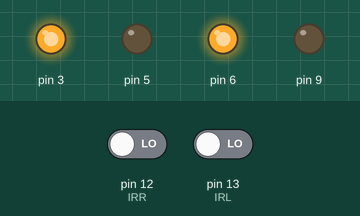
This sketch was run on a simulated Arduino Uno, built with avr-gcc and run on an emulated ATmega328P. Shown: output pins drawn as LEDs (lit = HIGH). Inputs (shaded band) come from the test bench; at power-on: pin 12 (IRR) LOW, pin 13 (IRL) LOW.

Above: at 1.2 s.
1.3 s: pin 12 (IRR) driven HIGH
At 2.5 s:
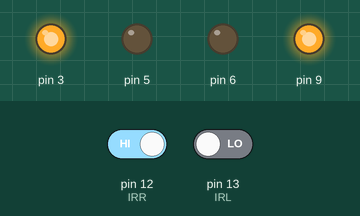
2.8 s: pin 13 (IRL) driven HIGH
At 3.6 s:
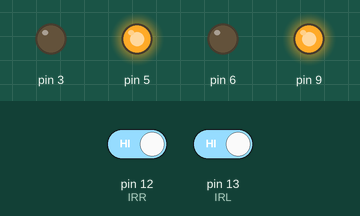
4.3 s: pin 12 (IRR) driven LOW
At 4.8 s:
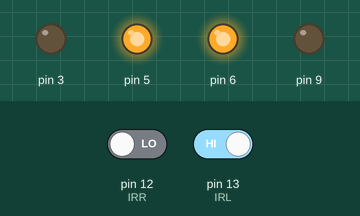
5.8 s: pin 13 (IRL) driven LOW
At 7.1 s:
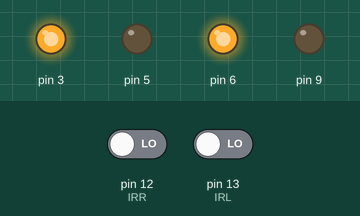
Timing chart, 0 to 8.3 s (numbered marks = the images above; inputs shaded):
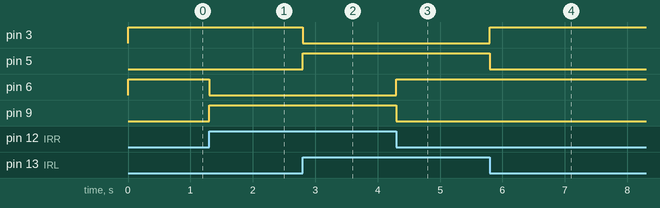

The sketch:

line_follower.ino
```cpp
int IRL = 13; //left IR sensor
int IRR = 12; //right IR sensor


void setup() {
    pinMode (IRL, INPUT);
    pinMode (IRR, INPUT);
    pinMode (9, OUTPUT);
    pinMode (6, OUTPUT);
    pinMode (5, OUTPUT);
    pinMode (3, OUTPUT);

}

void loop() {
  int SSensor1 = digitalRead(IRL);
  int SSensor2 = digitalRead(IRR);

  if (SSensor1 == 1 && SSensor2 == 1) //move both motors forward
  {
    digitalWrite(9,1);
    digitalWrite(6,0);
    digitalWrite(5,1);
    digitalWrite(3,0);
  }
  else if(SSensor1 == 0 && SSensor2 == 1) //move 1 motor forward and 1 motor backward
  {
    digitalWrite(9,1);
    digitalWrite(6,0);
    digitalWrite(5,0);
    digitalWrite(3,1);
  }
  else if((SSensor1 == 1) && (SSensor2 == 0))//move 1 motor forward and 1 motor backward
  {
    digitalWrite(9,0);
    digitalWrite(6,1);
    digitalWrite(5,1);
    digitalWrite(3,0);
  }
  else ////move both motors backward
  {
    digitalWrite(9,0);
    digitalWrite(6,1);
    digitalWrite(5,0);
    digitalWrite(3,1);
  }
}
```

Measured:
- after the input at 1.3 s, pin 6: HIGH → LOW at once; pin 9: LOW → HIGH at once
- after the input at 2.8 s, pin 3: HIGH → LOW at once; pin 5: LOW → HIGH at once
- after the input at 4.3 s, pin 6: LOW → HIGH at once; pin 9: HIGH → LOW at once
- after the input at 5.8 s, pin 3: LOW → HIGH at once; pin 5: HIGH → LOW at once
